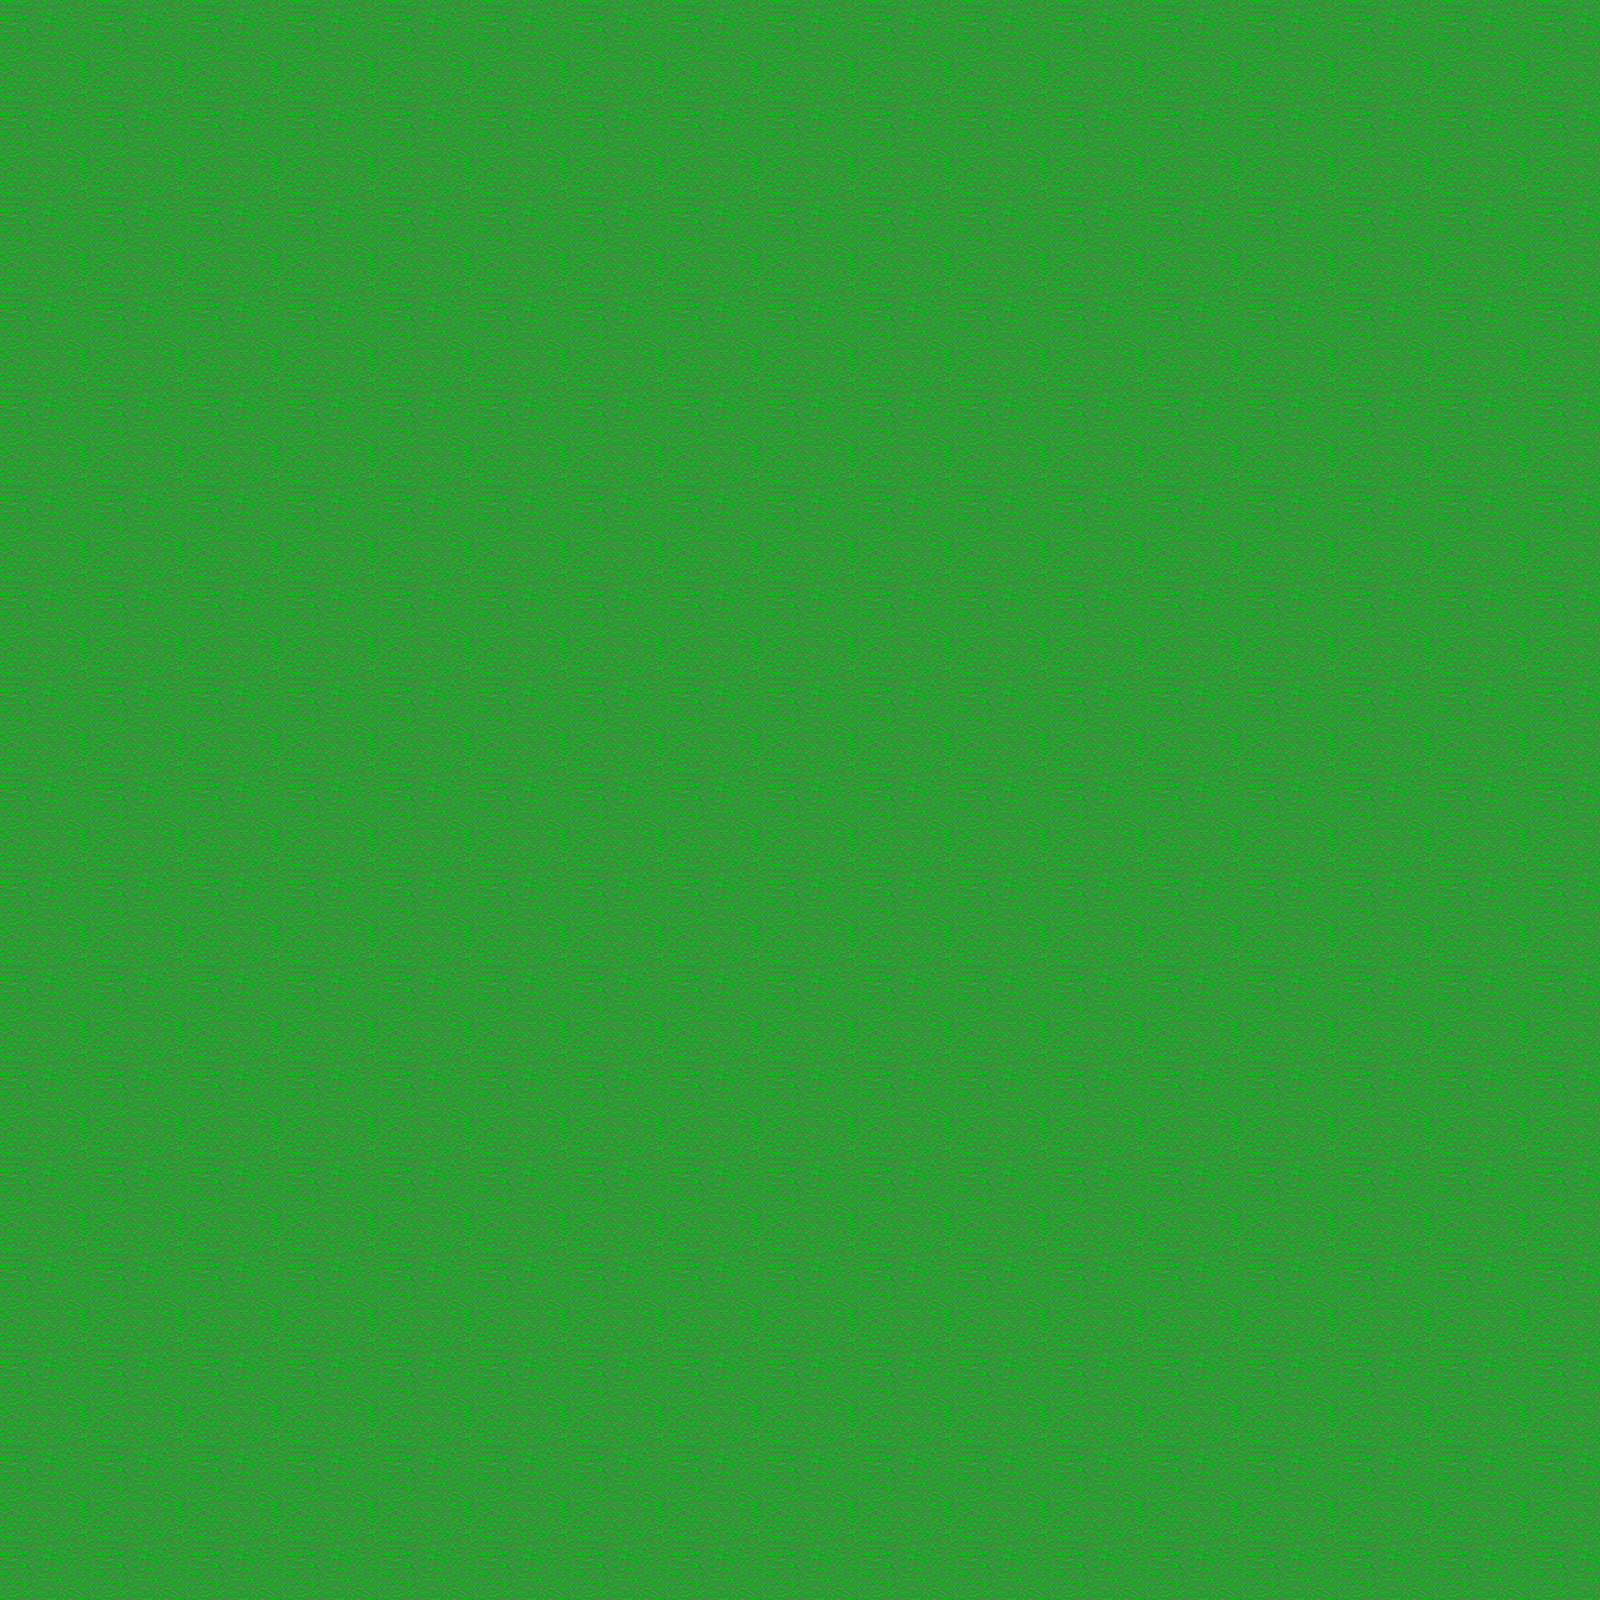

A 2D game scene composited from a Tiled map and its tileset images. What follows is a short description and the map's XML, with each tile layer's data collapsed to a summary:
An orthogonal 100x100 tile map with 16x16 px tiles, 5 tile layers (background, buildings, midGround, foreGround, ...).

<map version="1.0" tiledversion="1.1.6" orientation="orthogonal" renderorder="right-down" width="100" height="100" tilewidth="16" tileheight="16" infinite="0" nextobjectid="28">
 <tileset firstgid="1" source="MasterSpriteSheet.tsx" />
 <layer name="background" width="100" height="100">
  <data>[10000 cells, 10000 non-empty, 36 distinct tile ids]</data>
 </layer>
 <layer name="buildings" width="100" height="100">
  <data>[10000 cells, 0 non-empty, 0 distinct tile ids]</data>
 </layer>
 <layer name="midGround" width="100" height="100">
  <data>[10000 cells, 0 non-empty, 0 distinct tile ids]</data>
 </layer>
 <layer name="foreGround" width="100" height="100">
  <data>[10000 cells, 0 non-empty, 0 distinct tile ids]</data>
 </layer>
 <layer name="placement" width="100" height="100">
  <data>[10000 cells, 0 non-empty, 0 distinct tile ids]</data>
 </layer>
</map>
